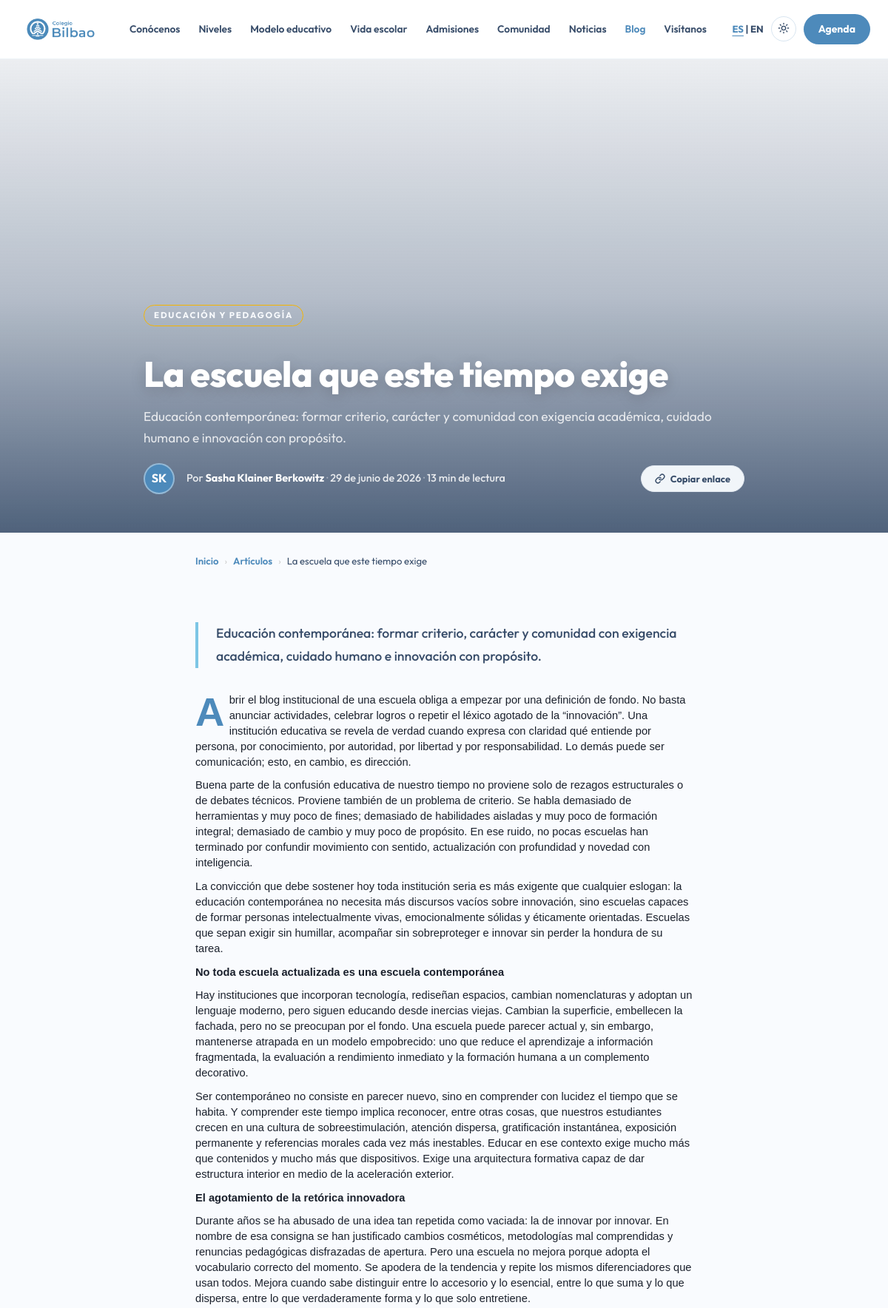
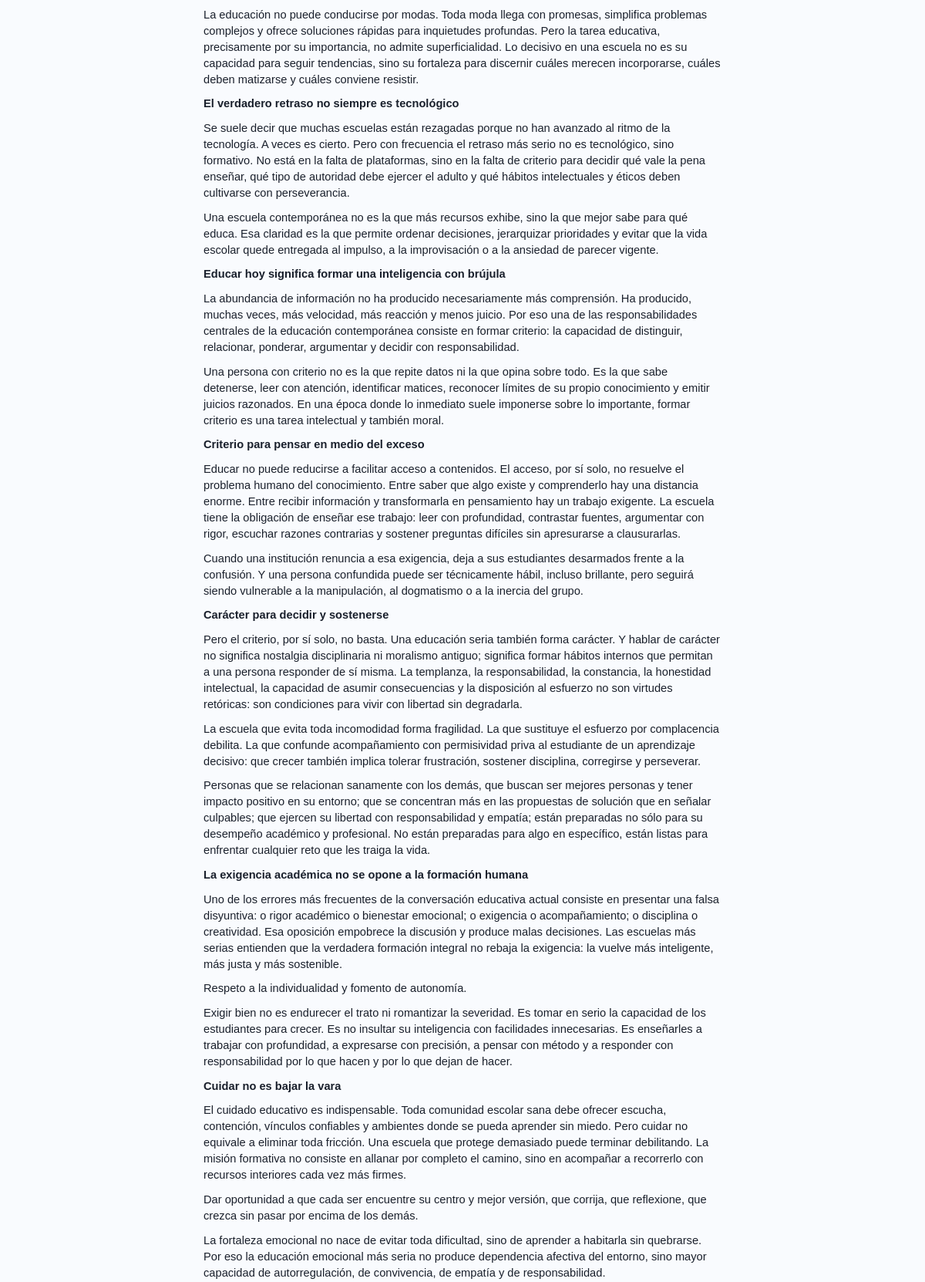
/blog/la-escuela-que-este-tiempo-exige (upper part), run on the app's committed database (2 pictures, top to bottom).
### tables this page shows
CREATE TABLE articulos (
    id                    INT UNSIGNED  NOT NULL AUTO_INCREMENT,
    titulo                VARCHAR(255)  NOT NULL,
    slug                  VARCHAR(280)  NOT NULL,
    extracto              VARCHAR(300)  NULL,
    contenido             LONGTEXT      NULL,
    imagen                VARCHAR(255)  NULL,
    estado                ENUM('borrador','publicado','programado') NOT NULL DEFAULT 'borrador',
    envio_revision        TINYINT(1)    NOT NULL DEFAULT 0,
    comentario_revision   TEXT          NULL,
    version_pendiente     LONGTEXT      NULL,
    fecha_publicacion     DATETIME      NULL,
    tiempo_lectura        TINYINT UNSIGNED NULL,
    vistas                INT           NOT NULL DEFAULT 0,
    likes                 INT           NOT NULL DEFAULT 0,
    categoria_id          INT UNSIGNED  NULL,
    autor_id              INT UNSIGNED  NULL,
    creado_en             TIMESTAMP     NOT NULL DEFAULT CURRENT_TIMESTAMP,
    actualizado_en        TIMESTAMP     NOT NULL DEFAULT CURRENT_TIMESTAMP ON UPDATE CURRENT_TIMESTAMP,
    PRIMARY KEY (id),
    UNIQUE KEY uq_slug (slug),
    CONSTRAINT fk_articulo_categoria FOREIGN KEY (categoria_id) REFERENCES categorias (id) ON DELETE SET NULL,
    CONSTRAINT fk_articulo_autor     FOREIGN KEY (autor_id)     REFERENCES usuarios   (id) ON DELETE SET NULL
);

CREATE TABLE categorias (
    id          INT UNSIGNED  NOT NULL AUTO_INCREMENT,
    nombre      VARCHAR(60)   NOT NULL,
    slug        VARCHAR(80)   NOT NULL,
    descripcion VARCHAR(240)  NULL,
    color       CHAR(7)       NOT NULL DEFAULT '#4267ac',
    creado_en   TIMESTAMP     NOT NULL DEFAULT CURRENT_TIMESTAMP,
    PRIMARY KEY (id),
    UNIQUE KEY uq_slug (slug)
);

CREATE TABLE usuarios (
    id               INT UNSIGNED  NOT NULL AUTO_INCREMENT,
    nombre           VARCHAR(120)  NOT NULL,
    email            VARCHAR(180)  NOT NULL,
    password         VARCHAR(255)  NOT NULL,
    rol              ENUM('administrador','usuario') NOT NULL DEFAULT 'usuario',
    modulos          VARCHAR(255)  NULL,           
    fecha_nacimiento DATE          NULL,           
    avatar           VARCHAR(255)  NULL,
    ultimo_acceso    DATETIME      NULL,
    creado_en        TIMESTAMP     NOT NULL DEFAULT CURRENT_TIMESTAMP,
    PRIMARY KEY (id),
    UNIQUE KEY uq_email (email)
);

### views/blog/articulo.php (the view, shortened to what the rows shown need)
<?php
function fechaEsArt(?string $fecha): string {
    $meses = ['', 'enero','febrero','marzo','abril','mayo','junio','julio','agosto',
                  'septiembre','octubre','noviembre','diciembre'];
    $ts = strtotime($fecha);
    return date('j', $ts) . ' de ' . $meses[(int)date('n', $ts)] . ' de ' . date('Y', $ts);
}
function inicialesArt(?string $nombre): string {
    $partes = explode(' ', trim($nombre));
    $ini = '';
    foreach (array_slice($partes, 0, 2) as $p) {
        $ini .= mb_strtoupper(mb_substr($p, 0, 1));
    }
    return $ini ?: 'CB';
}
$fechaMostrar = fechaEsArt(
    !empty($articulo->fecha_publicacion) ? $articulo->fecha_publicacion : ($articulo->creado_en ?? null)
);
?>
    <main class="article-main">
        <section class="article-hero" style="view-transition-name: blog-hero-<?= s($articulo->slug) ?>">
            <div class="hero-meta">
                <?php if ($articulo->categoria_nombre): ?>
                <span class="article-category article-category-template"
                    <?php if ($articulo->categoria_color): ?>style="border-color:<?= s($articulo->categoria_color) ?>;"<?php endif; ?>>
                    <?= s($articulo->categoria_nombre) ?>
                </span>
                <?php endif; ?>
                <h1 class="article-title"><?= s($articulo->titulo) ?></h1>
                <?php if ($articulo->extracto): ?>
                <p style="color:rgba(255,255,255,0.82); font-size:1.08rem; line-height:1.65; margin:-8px 0 20px; font-weight:400;">
                    <?= s($articulo->extracto) ?>
                </p>
                <?php endif; ?>
                <div class="article-byline">
                    <?php if ($articulo->autor_avatar): ?>
                    <img src="<?= s($articulo->autor_avatar) ?>" alt="<?= s($articulo->autor_nombre ?? 'Autor') ?>" class="author-avatar-small">
                    <?php else: ?>
                    <div class="author-avatar-small"><?= inicialesArt($articulo->autor_nombre) ?></div>
                    <?php endif; ?>
                    <div class="byline-text">
                        <?php if ($articulo->autor_nombre): ?>
                        Por <strong><?= s($articulo->autor_nombre) ?></strong>
                        <?php else: ?>
                        <strong>Colegio Bilbao</strong>
                        <?php endif; ?>
                        <?php if ($fechaMostrar): ?>
                        <span class="byline-dot"> · </span><?= $fechaMostrar ?>
                        <?php endif; ?>
                        <?php if ($articulo->tiempo_lectura): ?>
                        <span class="byline-dot"> · </span><?= (int)$articulo->tiempo_lectura ?> min de lectura
                        <?php endif; ?>
                    </div>
                    <div class="art-share">
                        <button class="nd-share-btn" id="artCopyLink" type="button">
                        </button>
                    </div>
                </div>
            </div>
        </section>
        <nav class="breadcrumb" aria-label="Ruta de navegación">
            <a href="/">Inicio</a>
            <span>›</span>
            <a href="/blog">Artículos</a>
            <span>›</span>
            <span style="color: var(--col-herencia);"><?= s($articulo->titulo) ?></span>
        </nav>
        <article class="article-body-wrapper">
            <?php if ($articulo->extracto): ?>
            <p class="article-lead fade-up"><?= s($articulo->extracto) ?></p>
            <?php endif; ?>
            <div class="article-body fade-up">
                <?= $articulo->contenido ?>
            </div>
        </article>
    </main>

### data on the page
articulos: categoria.nombre "EDUCACIÓN Y PEDAGOGÍA", titulo "La escuela que este tiempo exige", extracto "Educación contemporánea: formar criterio, carácter y comunidad con exigencia académica, cuidado humano e innovación con propósito.", autor.nombre "SK", autor.nombre "Sasha Klainer Berkowitz", creado_en "29 de junio de 2026", tiempo_lectura "13", contenido "Abrir el blog institucional de una escuela obliga a empezar por una definición de fondo. No basta anunciar actividades, celebrar logros o repetir el léxico agotado de la “innovación”. Una institución educativa se revela de verdad cuando expresa con claridad qué entiende por persona, por conocimiento, por autoridad, por libertad y por responsabilidad. Lo demás puede ser comunicación; esto, en cambio, es dirección. Buena parte de la confusión educativa de nuestro tiempo no proviene solo de rezagos estructurales o de debates técnicos. Proviene también de un problema de criterio. Se habla demasiado de herramientas y muy poco de fines; demasiado de habilidades aisladas y muy poco de formación…"
